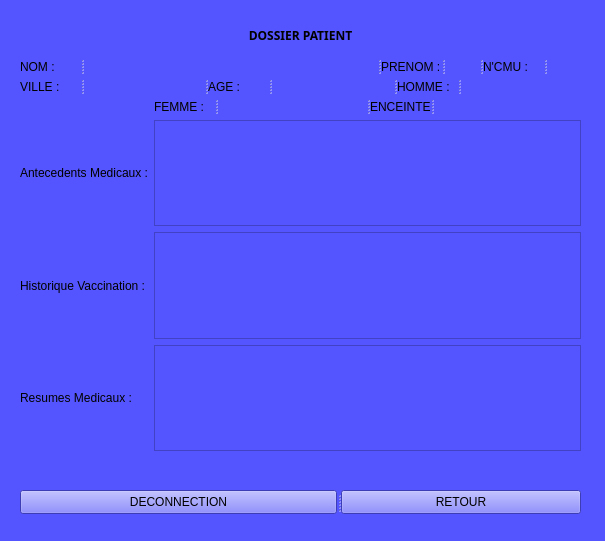
<?xml version="1.0" encoding="UTF-8"?>
<ui version="4.0">
 <class>Form</class>
 <widget class="QWidget" name="Form">
  <property name="geometry">
   <rect>
    <x>0</x>
    <y>0</y>
    <width>605</width>
    <height>541</height>
   </rect>
  </property>
  <property name="palette">
   <palette>
    <active>
     <colorrole role="Button">
      <brush brushstyle="SolidPattern">
       <color alpha="255">
        <red>85</red>
        <green>85</green>
        <blue>255</blue>
       </color>
      </brush>
     </colorrole>
     <colorrole role="Base">
      <brush brushstyle="SolidPattern">
       <color alpha="255">
        <red>85</red>
        <green>85</green>
        <blue>255</blue>
       </color>
      </brush>
     </colorrole>
     <colorrole role="Window">
      <brush brushstyle="SolidPattern">
       <color alpha="255">
        <red>85</red>
        <green>85</green>
        <blue>255</blue>
       </color>
      </brush>
     </colorrole>
    </active>
    <inactive>
     <colorrole role="Button">
      <brush brushstyle="SolidPattern">
       <color alpha="255">
        <red>85</red>
        <green>85</green>
        <blue>255</blue>
       </color>
      </brush>
     </colorrole>
     <colorrole role="Base">
      <brush brushstyle="SolidPattern">
       <color alpha="255">
        <red>85</red>
        <green>85</green>
        <blue>255</blue>
       </color>
      </brush>
     </colorrole>
     <colorrole role="Window">
      <brush brushstyle="SolidPattern">
       <color alpha="255">
        <red>85</red>
        <green>85</green>
        <blue>255</blue>
       </color>
      </brush>
     </colorrole>
    </inactive>
    <disabled>
     <colorrole role="Button">
      <brush brushstyle="SolidPattern">
       <color alpha="255">
        <red>85</red>
        <green>85</green>
        <blue>255</blue>
       </color>
      </brush>
     </colorrole>
     <colorrole role="Base">
      <brush brushstyle="SolidPattern">
       <color alpha="255">
        <red>85</red>
        <green>85</green>
        <blue>255</blue>
       </color>
      </brush>
     </colorrole>
     <colorrole role="Window">
      <brush brushstyle="SolidPattern">
       <color alpha="255">
        <red>85</red>
        <green>85</green>
        <blue>255</blue>
       </color>
      </brush>
     </colorrole>
    </disabled>
   </palette>
  </property>
  <property name="windowTitle">
   <string>Form</string>
  </property>
  <property name="autoFillBackground">
   <bool>false</bool>
  </property>
  <property name="styleSheet">
   <string notr="true">background-color: rgb(85, 85, 255);</string>
  </property>
  <widget class="QLabel" name="label">
   <property name="geometry">
    <rect>
     <x>130</x>
     <y>20</y>
     <width>341</width>
     <height>31</height>
    </rect>
   </property>
   <property name="font">
    <font>
     <family>Arial Black</family>
     <bold>true</bold>
    </font>
   </property>
   <property name="text">
    <string>DOSSIER PATIENT</string>
   </property>
   <property name="alignment">
    <set>Qt::AlignCenter</set>
   </property>
   <property name="wordWrap">
    <bool>false</bool>
   </property>
  </widget>
  <widget class="QWidget" name="layoutWidget">
   <property name="geometry">
    <rect>
     <x>20</x>
     <y>60</y>
     <width>561</width>
     <height>391</height>
    </rect>
   </property>
   <layout class="QGridLayout" name="gridLayout">
    <item row="6" column="0">
     <widget class="QLabel" name="label_12">
      <property name="text">
       <string>Resumes Medicaux :</string>
      </property>
     </widget>
    </item>
    <item row="4" column="1">
     <widget class="QTextEdit" name="am">
      <property name="enabled">
       <bool>false</bool>
      </property>
     </widget>
    </item>
    <item row="6" column="1">
     <widget class="QTextEdit" name="rm">
      <property name="enabled">
       <bool>false</bool>
      </property>
     </widget>
    </item>
    <item row="5" column="1">
     <widget class="QTextEdit" name="hv">
      <property name="enabled">
       <bool>false</bool>
      </property>
     </widget>
    </item>
    <item row="4" column="0">
     <widget class="QLabel" name="label_10">
      <property name="text">
       <string>Antecedents Medicaux :</string>
      </property>
     </widget>
    </item>
    <item row="1" column="0" colspan="2">
     <widget class="QSplitter" name="splitter_2">
      <property name="orientation">
       <enum>Qt::Horizontal</enum>
      </property>
      <widget class="QLabel" name="label_7">
       <property name="minimumSize">
        <size>
         <width>60</width>
         <height>0</height>
        </size>
       </property>
       <property name="maximumSize">
        <size>
         <width>60</width>
         <height>16777215</height>
        </size>
       </property>
       <property name="text">
        <string>VILLE :</string>
       </property>
      </widget>
      <widget class="QLabel" name="ville">
       <property name="text">
        <string/>
       </property>
      </widget>
      <widget class="QLabel" name="label_5">
       <property name="maximumSize">
        <size>
         <width>60</width>
         <height>16777215</height>
        </size>
       </property>
       <property name="text">
        <string>AGE :</string>
       </property>
      </widget>
      <widget class="QLabel" name="age">
       <property name="text">
        <string/>
       </property>
      </widget>
      <widget class="QLabel" name="label_6">
       <property name="maximumSize">
        <size>
         <width>60</width>
         <height>16777215</height>
        </size>
       </property>
       <property name="text">
        <string>HOMME :</string>
       </property>
      </widget>
      <widget class="QLabel" name="h">
       <property name="text">
        <string/>
       </property>
      </widget>
     </widget>
    </item>
    <item row="5" column="0">
     <widget class="QLabel" name="label_11">
      <property name="text">
       <string>Historique Vaccination :</string>
      </property>
     </widget>
    </item>
    <item row="0" column="0" colspan="2">
     <widget class="QSplitter" name="splitter">
      <property name="orientation">
       <enum>Qt::Horizontal</enum>
      </property>
      <widget class="QLabel" name="label_2">
       <property name="enabled">
        <bool>true</bool>
       </property>
       <property name="minimumSize">
        <size>
         <width>60</width>
         <height>0</height>
        </size>
       </property>
       <property name="maximumSize">
        <size>
         <width>0</width>
         <height>16777215</height>
        </size>
       </property>
       <property name="text">
        <string>NOM :</string>
       </property>
      </widget>
      <widget class="QLabel" name="nom">
       <property name="minimumSize">
        <size>
         <width>60</width>
         <height>0</height>
        </size>
       </property>
       <property name="text">
        <string/>
       </property>
      </widget>
      <widget class="QLabel" name="label_3">
       <property name="maximumSize">
        <size>
         <width>60</width>
         <height>16777215</height>
        </size>
       </property>
       <property name="text">
        <string>PRENOM :</string>
       </property>
      </widget>
      <widget class="QLabel" name="prenom">
       <property name="text">
        <string/>
       </property>
      </widget>
      <widget class="QLabel" name="label_4">
       <property name="minimumSize">
        <size>
         <width>60</width>
         <height>0</height>
        </size>
       </property>
       <property name="maximumSize">
        <size>
         <width>60</width>
         <height>16777215</height>
        </size>
       </property>
       <property name="text">
        <string>N'CMU :</string>
       </property>
      </widget>
      <widget class="QLabel" name="ncmu">
       <property name="text">
        <string/>
       </property>
      </widget>
     </widget>
    </item>
    <item row="3" column="1">
     <widget class="QSplitter" name="splitter_3">
      <property name="orientation">
       <enum>Qt::Horizontal</enum>
      </property>
      <widget class="QLabel" name="label_8">
       <property name="maximumSize">
        <size>
         <width>60</width>
         <height>16777215</height>
        </size>
       </property>
       <property name="text">
        <string>FEMME :</string>
       </property>
      </widget>
      <widget class="QLabel" name="f">
       <property name="text">
        <string/>
       </property>
      </widget>
      <widget class="QLabel" name="label_9">
       <property name="maximumSize">
        <size>
         <width>60</width>
         <height>16777215</height>
        </size>
       </property>
       <property name="text">
        <string>ENCEINTE :</string>
       </property>
      </widget>
      <widget class="QLabel" name="e">
       <property name="text">
        <string/>
       </property>
      </widget>
     </widget>
    </item>
   </layout>
  </widget>
  <widget class="QSplitter" name="splitter_4">
   <property name="geometry">
    <rect>
     <x>20</x>
     <y>490</y>
     <width>561</width>
     <height>24</height>
    </rect>
   </property>
   <property name="orientation">
    <enum>Qt::Horizontal</enum>
   </property>
   <widget class="QPushButton" name="deconnection">
    <property name="text">
     <string>DECONNECTION</string>
    </property>
   </widget>
   <widget class="QPushButton" name="retour">
    <property name="text">
     <string>RETOUR</string>
    </property>
   </widget>
  </widget>
 </widget>
 <resources/>
 <connections/>
</ui>
